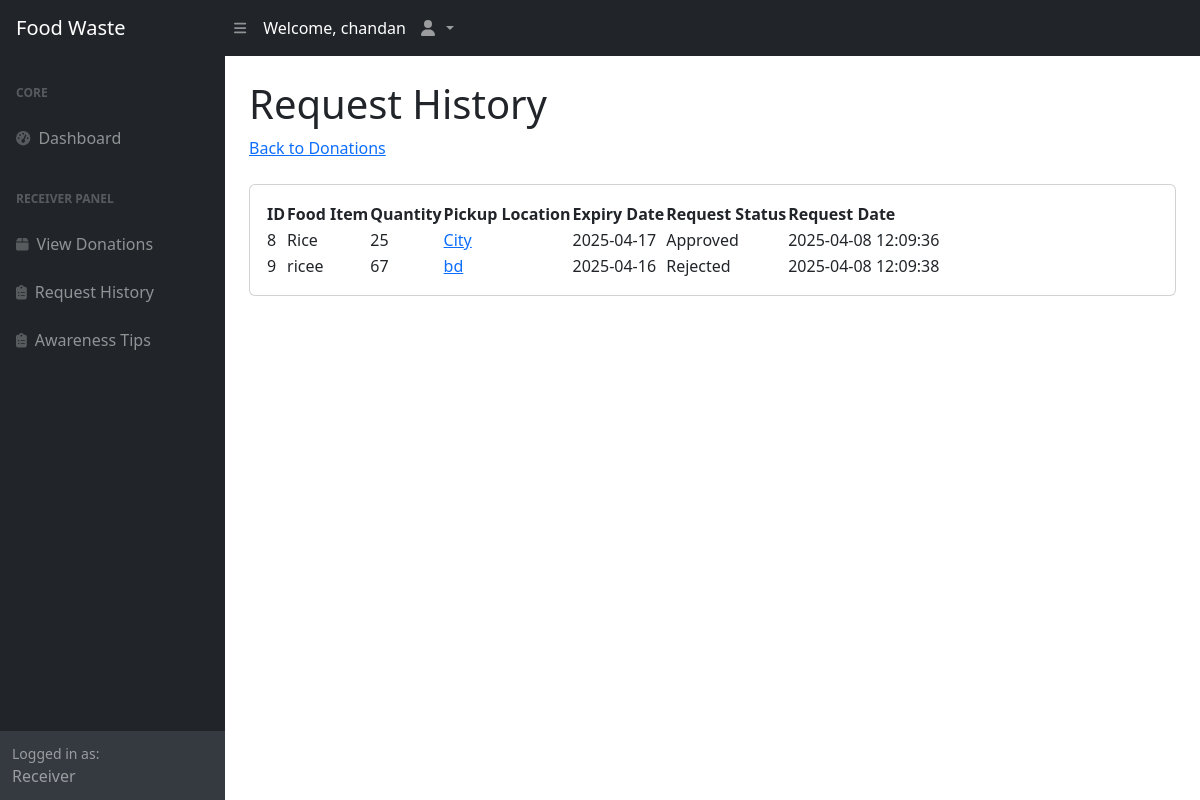
Screenshot of /receiver/request_history.php (signed in) with the database file from the repository.
### tables this page shows
CREATE TABLE `requests` (
  `id` int(11) NOT NULL,
  `donation_id` int(11) NOT NULL,
  `status` enum('pending','approved','rejected','completed') DEFAULT 'pending',
  `created_at` timestamp NOT NULL DEFAULT current_timestamp(),
  `receiver_id` int(11) DEFAULT NULL,
  `request_status` enum('requested','approved','rejected') DEFAULT 'requested'
);

CREATE TABLE `donations` (
  `id` int(11) NOT NULL,
  `user_id` int(11) NOT NULL,
  `food_item` varchar(255) NOT NULL,
  `quantity` varchar(100) NOT NULL,
  `pickup_location` varchar(255) NOT NULL,
  `expiry_date` date NOT NULL,
  `created_at` timestamp NOT NULL DEFAULT current_timestamp(),
  `receiver_id` int(11) DEFAULT NULL,
  `request_status` enum('available','requested','approved','rejected') DEFAULT 'available'
);

### receiver/request_history.php (the view, shortened to what this page needs)
<?php
include '../database/db_connect.php';
$user_id = $_SESSION['user_id'];
$sql = "SELECT donations.id, donations.food_item, donations.quantity, donations.pickup_location, donations.expiry_date,  requests.request_status AS request_status, requests.created_at
        FROM donations
        JOIN requests ON donations.id = requests.donation_id
        WHERE requests.receiver_id = ?";
$stmt = $conn->prepare($sql);
$stmt->bind_param("i", $user_id);
$stmt->execute();
$result = $stmt->get_result();
?>
<!DOCTYPE html>
<html lang="en">
<head>
    <link href="https://cdn.jsdelivr.net/npm/simple-datatables@7.1.2/dist/style.min.css" rel="stylesheet" />
    <link href="../assets/css/styles.css" rel="stylesheet" />
</head>
<body class="sb-nav-fixed">
    <?php include '../includes/topbar.php'; ?>
    <div id="layoutSidenav">
        <?php include '../includes/sidebar.php'; ?>
        <div id="layoutSidenav_content">
            <main>
                <div class="container-fluid px-4">
                    <h1 class="mt-4">Request History</h1>
                    <ol class="breadcrumb mb-4">
                        <li class="breadcrumb-item"><a href="view_donations.php">Back to Donations</a></li>
                    </ol>
                    <div class="card mb-4">
                        <div class="card-body">
                            <table id="datatablesSimple">
                                <thead>
                                    <tr>
                                        <th>ID</th>
                                        <th>Food Item</th>
                                        <th>Quantity</th>
                                        <th>Pickup Location</th>
                                        <th>Expiry Date</th>
                                        <th>Request Status</th>
                                        <th>Request Date</th>
                                    </tr>
                                </thead>
                                <tbody>
                                    <?php while ($row = $result->fetch_assoc()) { ?>
                                        <tr>
                                            <td><?php echo $row['id']; ?></td>
                                            <td><?php echo htmlspecialchars($row['food_item']); ?></td>
                                            <td><?php echo htmlspecialchars($row['quantity']); ?></td>
                                            <td>
                                            <a href="#" onclick="showMap('<?= addslashes($row['pickup_location']) ?>'); return false;">
                                             <?= htmlspecialchars($row['pickup_location']) ?>
                                            </a>
                                            </td>
                                            <td><?php echo htmlspecialchars($row['expiry_date']); ?></td>
                                            <td><?php echo ucfirst($row['request_status']); ?></td>
                                            <td><?php echo $row['created_at']; ?></td>
                                        </tr>
                                    <?php } ?>
                                </tbody>
                            </table>
                        </div>
                    </div>
                </div>
            </main>
        </div>
    </div>
</body>
</html>

### rows the page displays
requests: donation "8", donation.food_item "Rice", donation.quantity "25", donation.pickup_location "City", donation.expiry_date "2025-04-17", request_status "Approved", created_at "2025-04-08 12:09:36"
requests: donation "9", donation.food_item "ricee", donation.quantity "67", donation.pickup_location "bd", donation.expiry_date "2025-04-16", request_status "Rejected", created_at "2025-04-08 12:09:38"

### other values shown
$username "chandan"
$user_role "Receiver"
